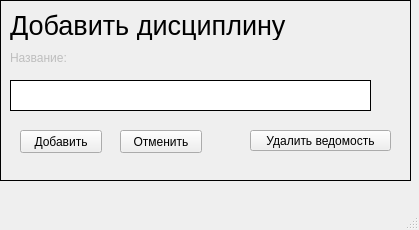
<?xml version="1.0" encoding="UTF-8"?>
<ui version="4.0">
 <class>diswindow</class>
 <widget class="QMainWindow" name="diswindow">
  <property name="geometry">
   <rect>
    <x>0</x>
    <y>0</y>
    <width>419</width>
    <height>230</height>
   </rect>
  </property>
  <property name="windowTitle">
   <string>MainWindow</string>
  </property>
  <widget class="QWidget" name="centralwidget">
   <widget class="QFrame" name="addDisWid">
    <property name="enabled">
     <bool>true</bool>
    </property>
    <property name="geometry">
     <rect>
      <x>0</x>
      <y>0</y>
      <width>411</width>
      <height>181</height>
     </rect>
    </property>
    <property name="sizePolicy">
     <sizepolicy hsizetype="Preferred" vsizetype="Preferred">
      <horstretch>0</horstretch>
      <verstretch>0</verstretch>
     </sizepolicy>
    </property>
    <property name="mouseTracking">
     <bool>false</bool>
    </property>
    <property name="acceptDrops">
     <bool>true</bool>
    </property>
    <property name="whatsThis">
     <string/>
    </property>
    <property name="autoFillBackground">
     <bool>true</bool>
    </property>
    <property name="frameShape">
     <enum>QFrame::Shape::Panel</enum>
    </property>
    <property name="frameShadow">
     <enum>QFrame::Shadow::Plain</enum>
    </property>
    <widget class="QPlainTextEdit" name="plainTextEdit_9">
     <property name="geometry">
      <rect>
       <x>10</x>
       <y>80</y>
       <width>361</width>
       <height>31</height>
      </rect>
     </property>
     <property name="frameShape">
      <enum>QFrame::Shape::Panel</enum>
     </property>
     <property name="frameShadow">
      <enum>QFrame::Shadow::Plain</enum>
     </property>
     <property name="Correct" stdset="0">
      <bool>false</bool>
     </property>
    </widget>
    <widget class="QLabel" name="label_11">
     <property name="enabled">
      <bool>false</bool>
     </property>
     <property name="geometry">
      <rect>
       <x>10</x>
       <y>50</y>
       <width>71</width>
       <height>16</height>
      </rect>
     </property>
     <property name="text">
      <string>Название:</string>
     </property>
    </widget>
    <widget class="QLabel" name="label_18">
     <property name="geometry">
      <rect>
       <x>10</x>
       <y>10</y>
       <width>381</width>
       <height>30</height>
      </rect>
     </property>
     <property name="font">
      <font>
       <pointsize>20</pointsize>
      </font>
     </property>
     <property name="text">
      <string>Добавить дисциплину</string>
     </property>
    </widget>
    <widget class="QPushButton" name="ConfirmAdding_2">
     <property name="geometry">
      <rect>
       <x>20</x>
       <y>130</y>
       <width>82</width>
       <height>23</height>
      </rect>
     </property>
     <property name="text">
      <string>Добавить</string>
     </property>
    </widget>
    <widget class="QPushButton" name="CancelAdding_2">
     <property name="geometry">
      <rect>
       <x>120</x>
       <y>130</y>
       <width>82</width>
       <height>23</height>
      </rect>
     </property>
     <property name="text">
      <string>Отменить</string>
     </property>
    </widget>
    <widget class="QPushButton" name="deleteButton_2">
     <property name="geometry">
      <rect>
       <x>250</x>
       <y>130</y>
       <width>141</width>
       <height>21</height>
      </rect>
     </property>
     <property name="text">
      <string>Удалить ведомость</string>
     </property>
    </widget>
    <zorder>deleteButton_2</zorder>
    <zorder>plainTextEdit_9</zorder>
    <zorder>label_11</zorder>
    <zorder>label_18</zorder>
    <zorder>ConfirmAdding_2</zorder>
    <zorder>CancelAdding_2</zorder>
   </widget>
  </widget>
  <widget class="QMenuBar" name="menubar">
   <property name="geometry">
    <rect>
     <x>0</x>
     <y>0</y>
     <width>419</width>
     <height>20</height>
    </rect>
   </property>
   <property name="acceptDrops">
    <bool>true</bool>
   </property>
  </widget>
  <widget class="QStatusBar" name="statusbar"/>
 </widget>
 <resources/>
 <connections/>
</ui>
